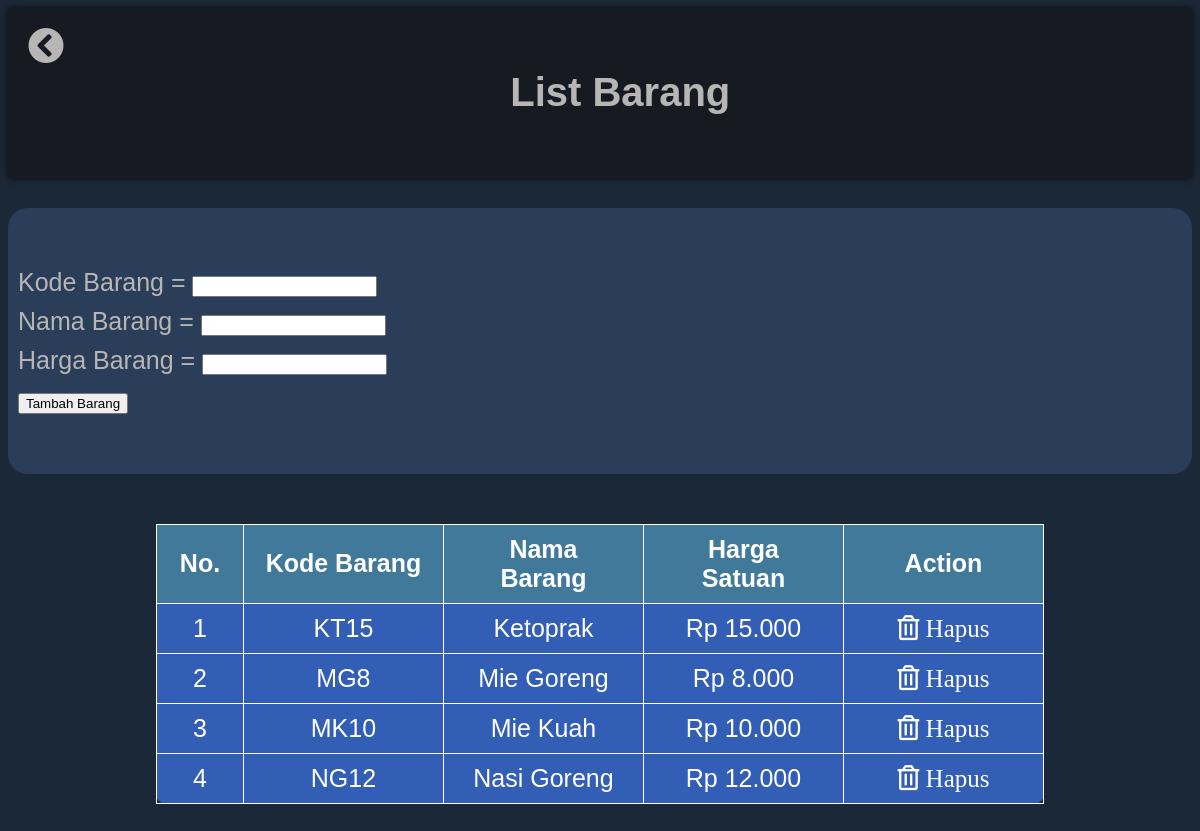
Screenshot of /barang.php with the database file from the repository.
### tables this page shows
CREATE TABLE `barang` (
  `kode_barang` varchar(10) NOT NULL,
  `nama_barang` varchar(50) NOT NULL,
  `harga_barang` int(10) NOT NULL
);

### function.php (called while the page is built, shortened)
<?php
$conn = mysqli_connect("localhost","root","","tbrsi") or die("Could not connect database");
function query ($list_barang){
    global $conn;
    $result = mysqli_query($conn,$list_barang);
    $rows = [];
    while ($row = mysqli_fetch_assoc($result)) {
        $rows[] = $row;
    }
    return $rows;
}
?>

### barang.php (the view, shortened to what this page needs)
<?php
require 'function.php';
$data_barang = query ("SELECT * FROM barang");
?>
<!DOCTYPE html>
<html lang="en">
<head>
    <link rel="stylesheet" type="text/css" href="css/barang.css">
    <link rel="stylesheet" type="text/css" href="https://cdnjs.cloudflare.com/ajax/libs/font-awesome/5.15.3/css/all.min.css">
</head>
<body>
    <div class="button_home">
            <a class="link" href="home.php">
            <i class='fas fa-chevron-circle-left' style='font-size:36px'></i>
            </a>
            </div>
    <div class="header">
        <h1>List Barang</h1>
    </div>
<div>
<form action="" method="post">
    <ul style="list-style: none;">
        <li>
            <lebel for="kode_barang">Kode Barang = </lebel>
            <input type="text" name="kode_barang" id="kode_barang" required>
        </li>
        <li>
            <lebel for="nama_barang">Nama Barang = </lebel>
            <input type="text" name="nama_barang" id="nama_barang" required>
        </li>
        <li>
            <lebel for="harga_barang">Harga Barang = </lebel>
            <input type="text" name="harga_barang" id="harga_barang" required>
        </li>
        <li>
            <button type="submit" name="submit">Tambah Barang</button>
        </li>
    </ul>
</form>
<table border="1" cellpadding="10" width="100%">
    <tr>
        <th width="5%">No.</th>
        <th width="20%">Kode Barang</th>
        <th width="20%">Nama Barang</th>
        <th width="20%">Harga Satuan</th>
        <th width="20%">Action</th>
    </tr>
    <?php $i= 1; ?>
    <?php foreach ($data_barang as $row) : ?>
    <?php $harga = number_format($row["harga_barang"],0,",",".");?>
    <tr>
        <td><?= $i;?></td>
        <td><?= $row["kode_barang"]; ?></td>
        <td><?= $row["nama_barang"]; ?></td>
        <td>Rp <?= $harga ?></td>
        <td>
            <a href="hapus.php?kode=<?= $row["kode_barang"];?>"><i class='far fa-trash-alt' style='font-size:25px'> Hapus</i></a>
        </td>
    </tr>
    <?php $i++; ?>
    <?php endforeach; ?>
</table>
</body>
</html>

### css/barang.css (style rules this page uses)
* { text-decoration: none; box-sizing: border-box; font-family: sans-serif; }
body { background-color:#1b2838; }
.header { background-color: #171a21; padding: 3%; text-align: center; font-size: 20px; color: #b8b6b4; box-shadow: 0 0 7px 0 rgb(0 0 0 / 75%); }
.button_home { align-items: left; float: left; margin: 20px; }
.link { color:#b8b6b4 ; }
lebel { color: #b8b6b4; }
table { color: white; background-color:#325EB6; margin: 50px auto; text-align: center; border-spacing: 10px; border-collapse: collapse; font-size: 25px; word-wrap: break-word; width: 75%; border-radius: 10px; border-color: white; }
th { background-color: #407999; padding: 10px 20px; word-wrap: break-word; }
a { color: white; }
ul { font-size: 25px; margin-top: 30px; display: block; padding: 50px 10px; background-color: #2A3E59; border-radius: 20px; }
ul li { margin: 10px auto; }

### rows the page displays
barang: kode_barang "KT15", nama_barang "Ketoprak", harga_barang "15.000"
barang: kode_barang "MG8", nama_barang "Mie Goreng", harga_barang "8.000"
barang: kode_barang "MK10", nama_barang "Mie Kuah", harga_barang "10.000"
barang: kode_barang "NG12", nama_barang "Nasi Goreng", harga_barang "12.000"
